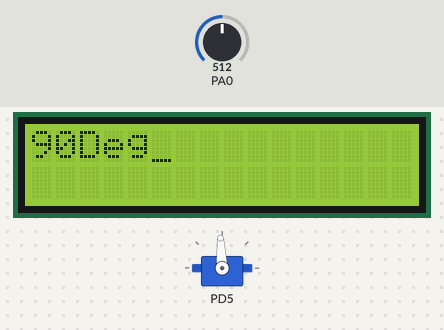
Simulated run of this program. Board: ATmega16, built with avr-gcc and emulated at 1 MHz. Parts: 16×2 character LCD, servo. Wiring (inferred from the names in the program): character LCD (HD44780): RS PD1; E PD0; data PC0, PC1, PC2, PC3, PC4, PC5, PC6, PC7. The inputs (shaded band) are chosen by the test bench; at power-on: PA0 = 512. Servo pulses on a pin are drawn as a servo (544–2400 µs = 0–180°).

Above: at 1.2 s.
1.3 s: PA0 set to 716
At 2.5 s:
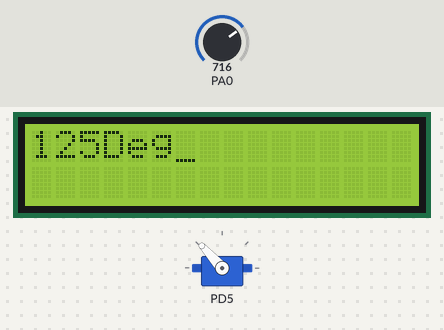
2.8 s: PA0 set to 900
At 3.8 s:
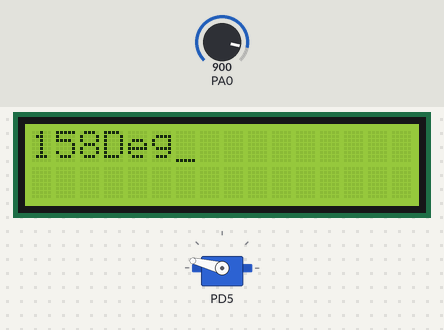
4.3 s: PA0 set to 1023
At 5.0 s:
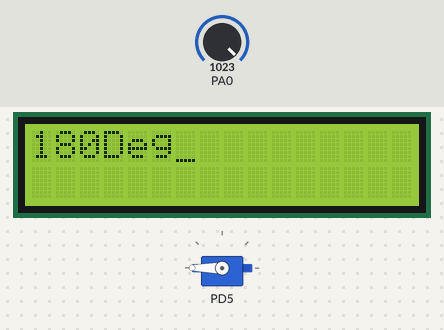
5.8 s: PA0 set to 306
At 6.9 s:
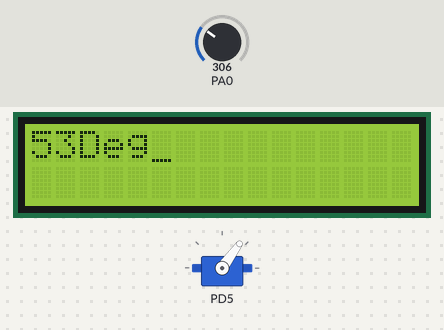
7.3 s: PA0 set to 122
At 8.0 s:
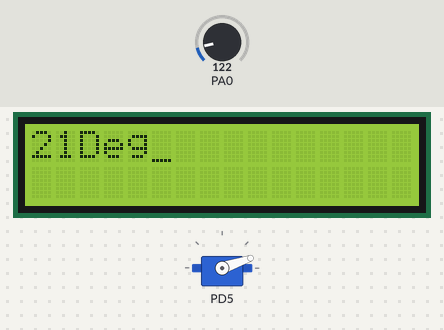
Timing chart, 0 to 9.8 s (numbered marks = the images above; inputs shaded):
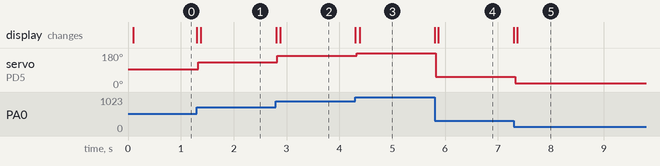

The program:

main.c
```c
/*
 * Servo.c
 *
 * Created: 7/31/2022 11:10:40 PM
 * Author : CARNIVAL
 */

#define F_CPU 1000000UL

#include <util/delay.h>
#include <stdint.h>

#include "./ECU/Controller/Controller.h"
#include "./ECU/Servo/Servo.h"
#include "./ECU/LCD/LCD.h"

int main(void)
{
	init_LCD();
    init_controller();
	init_servo();
	uint16_t res;
	uint16_t last_res = 181;
    while (1)
    {
		res = read_controller(0);
		if (last_res != res && last_res - 1 != res && last_res + 1 != res)
		{
			send_command(0x01);
			write_servo(res);
			send_int(180 * (res / 1023.0));
			send_string("Deg");
			_delay_ms(250);
			last_res = res;
		}

	}
}
```

Controller.c
```c
/*
 * Controller.c
 *
 * Created: 7/31/2022 11:26:01 PM
 *  Author: CARNIVAL
 */

#include "Controller.h"
#include "./../../MCAL/ADC_controller/ADC_controller.h"

void init_controller()
{
	init_adc();
}

uint16_t read_controller(uint8_t pin)
{
	return read_adc(pin);
}
```

Controller.h
```c
/*
 * Controller.h
 *
 * Created: 7/31/2022 11:25:52 PM
 *  Author: CARNIVAL
 */

#include <stdint.h>

#ifndef CONTROLLER_H_
#define CONTROLLER_H_

void init_controller();
uint16_t read_controller(uint8_t pin);


#endif /* CONTROLLER_H_ */
```

Servo.c
```c
/*
 * Servo.c
 *
 * Created: 7/31/2022 11:26:11 PM
 *  Author: CARNIVAL
 */


#include "Servo.h"
#include "./../../MCAL/PWM_controller/PWM_controller.h"

void init_servo()
{
	init_fastPWM(20000);
}

void write_servo(uint16_t ADCout)
{
	uint16_t new_ocr = 500 + (2000)*((ADCout)/(1023.0));
	change_PWM(new_ocr);
}
```

Servo.h
```c
/*
 * Servo.h
 *
 * Created: 7/31/2022 11:26:25 PM
 *  Author: CARNIVAL
 */

#include <stdint.h>

#ifndef SERVO_H_
#define SERVO_H_


void init_servo();
void write_servo(uint16_t ADCout);


#endif /* SERVO_H_ */
```

LCD.c
```c
/*
 * LCD.c
 *
 * Created: 7/22/2022 6:09:01 PM
 *  Author: CARNIVAL
 */

#include "LCD.h"

void send_command(unsigned char cmd)
{
	SCRIPT_PORT = 0x00;
	CONTROL_PORT &= ~(1 << RS);
	SCRIPT_PORT = cmd;

	CONTROL_PORT |= (1 << EN);
	_delay_ms(1);
	CONTROL_PORT &= ~(1 << EN);

	_delay_ms(10);
}

void init_LCD()
{
	SCRIPT_DDR = 0xFF;
	CONTROL_DDR |= (1 << EN) | (1 << RS);
	send_command(0x01);
	send_command(0x38);
	send_command(0x0E);
}

void send_char(char c)
{
	SCRIPT_PORT = 0x00;
	CONTROL_PORT |= (1 << RS);
	SCRIPT_PORT = c;

	CONTROL_PORT |= (1 << EN);
	_delay_ms(1);
	CONTROL_PORT &= ~(1 << EN);

	_delay_ms(10);
}

void send_string(char s[])
{
	for (int i = 0; i < strlen(s); i++)
	{
		send_char(s[i]);
	}
}

void send_int(int i)
{
	char s[17];
	itoa(i, s, 10);
	send_string(s);
}

void send_float(float n)
{
	// Extract integer part
	char sign = 0;
	if (n < 0) {sign = 1; n *= -1;}
	char ipart = (int)n;

	// Extract floating part
	char fpart = (n - (float)ipart) * 100;
	if (sign == 1) send_char('-');
	send_int(ipart);
	if (fpart == 0) return;
	send_char('.');
	send_int(fpart);
}
```

LCD.h
```c
/*
 * LCD.h
 *
 * Created: 7/22/2022 6:08:48 PM
 *  Author: CARNIVAL
 */

#include <avr/io.h>
#include <util/delay.h>
#include <stdlib.h>
#include <string.h>

#ifndef LCD_H_
#define LCD_H_

#define SCRIPT_DDR  DDRC
#define CONTROL_DDR DDRD

#define SCRIPT_PORT  PORTC
#define CONTROL_PORT PORTD

#define EN 0
#define RS 1

void send_command(unsigned char cmd);
void init_LCD();
void send_char(char c);
void send_string(char s[]);
void send_int(int i);
void send_float(float n);

#endif /* LCD_H_ */
```

ADC_controller.c
```c
/*
 * ADC_controller.c
 *
 * Created: 7/31/2022 11:12:45 PM
 *  Author: CARNIVAL
 */

#include <avr/io.h>
#include "ADC_controller.h"


void init_adc()
{
	ADMUX |= (1 << REFS0);
	ADCSRA |= (1 << ADPS1) | (1 << ADPS0) | (1 << ADEN);
}

uint16_t read_adc(uint8_t pin)
{
	DDRA &= ~(1 << pin);

	ADMUX &= 0xF0;
	ADMUX |= (pin & 0x0F);

	ADCSRA |= (1 << ADSC);

	while ((ADCSRA & (1 << ADIF)) == 0);

	uint8_t AinL = ADCL;
	uint16_t AinH = ADCH << 8;
	return AinL + AinH;
}
```

ADC_controller.h
```c
/*
 * ADC_controller.h
 *
 * Created: 7/31/2022 11:13:00 PM
 *  Author: CARNIVAL
 */

#include <stdint.h>

#ifndef ADC_CONTROLLER_H_
#define ADC_CONTROLLER_H_

void init_adc();
uint16_t read_adc(uint8_t pin);


#endif /* ADC_CONTROLLER_H_ */
```

PWM_controller.c
```c
/*
 * PWM_controller.c
 *
 * Created: 7/31/2022 11:25:30 PM
 *  Author: CARNIVAL
 */

#include <avr/io.h>
#include "PWM_controller.h"

void init_fastPWM(uint16_t top)
{
	DDRD |= (1 << PD5);
	TCNT1 = 0;
	ICR1 = top;
	TCCR1A |= (1 << COM1A1) | (1 << WGM11);
	TCCR1B |= (1 << WGM13) | (1 << WGM12) | (1 << CS10);
}

void change_PWM(uint16_t OCR)
{
	OCR1A = OCR;
}
```

PWM_controller.h
```c
/*
 * PWM_controller.h
 *
 * Created: 7/31/2022 11:25:37 PM
 *  Author: CARNIVAL
 */

#include <stdint.h>

#ifndef PWM_CONTROLLER_H_
#define PWM_CONTROLLER_H_

void init_fastPWM(uint16_t top);
void change_PWM(uint16_t OCR);

#endif /* PWM_CONTROLLER_H_ */
```

Measured:
- after the input at 1.3 s, servo on PD5: 93° → 132° at once; the display: first changes at once (image 1 shows a later state)
- after the input at 2.8 s, servo on PD5: 132° → 166° at once; the display: first changes at once (image 2 shows a later state)
- after the input at 4.3 s, servo on PD5: 166° → 180° at once; the display: first changes at once (image 3 shows a later state)
- after the input at 5.8 s, servo on PD5: 180° → 54° at once; the display: first changes at once (image 4 shows a later state)
- after the input at 7.3 s, servo on PD5: 54° → 19° at once; the display: first changes at once (image 5 shows a later state)
